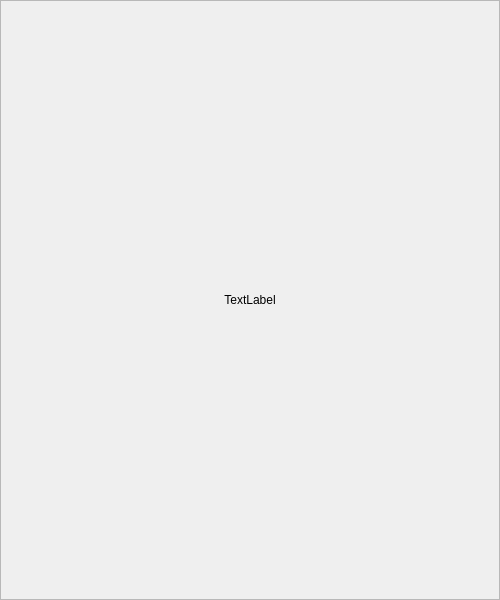
<?xml version="1.0" encoding="UTF-8"?>
<ui version="4.0">
 <class>note_dialog</class>
 <widget class="QDialog" name="note_dialog">
  <property name="geometry">
   <rect>
    <x>0</x>
    <y>0</y>
    <width>500</width>
    <height>600</height>
   </rect>
  </property>
  <property name="sizePolicy">
   <sizepolicy hsizetype="Fixed" vsizetype="Fixed">
    <horstretch>0</horstretch>
    <verstretch>0</verstretch>
   </sizepolicy>
  </property>
  <property name="maximumSize">
   <size>
    <width>500</width>
    <height>600</height>
   </size>
  </property>
  <property name="windowTitle">
   <string>Notatka</string>
  </property>
  <layout class="QGridLayout" name="gridLayout">
   <property name="leftMargin">
    <number>0</number>
   </property>
   <property name="topMargin">
    <number>0</number>
   </property>
   <property name="rightMargin">
    <number>0</number>
   </property>
   <property name="bottomMargin">
    <number>0</number>
   </property>
   <item row="0" column="0">
    <widget class="QScrollArea" name="scrollArea">
     <property name="sizePolicy">
      <sizepolicy hsizetype="MinimumExpanding" vsizetype="MinimumExpanding">
       <horstretch>0</horstretch>
       <verstretch>0</verstretch>
      </sizepolicy>
     </property>
     <property name="minimumSize">
      <size>
       <width>450</width>
       <height>550</height>
      </size>
     </property>
     <property name="horizontalScrollBarPolicy">
      <enum>Qt::ScrollBarAlwaysOff</enum>
     </property>
     <property name="widgetResizable">
      <bool>true</bool>
     </property>
     <property name="alignment">
      <set>Qt::AlignCenter</set>
     </property>
     <widget class="QWidget" name="scrollAreaWidgetContents">
      <property name="geometry">
       <rect>
        <x>0</x>
        <y>0</y>
        <width>498</width>
        <height>598</height>
       </rect>
      </property>
      <layout class="QGridLayout" name="gridLayout_2">
       <item row="0" column="0">
        <widget class="QLabel" name="label">
         <property name="sizePolicy">
          <sizepolicy hsizetype="Expanding" vsizetype="Expanding">
           <horstretch>0</horstretch>
           <verstretch>0</verstretch>
          </sizepolicy>
         </property>
         <property name="text">
          <string>TextLabel</string>
         </property>
         <property name="alignment">
          <set>Qt::AlignCenter</set>
         </property>
         <property name="wordWrap">
          <bool>true</bool>
         </property>
        </widget>
       </item>
      </layout>
     </widget>
    </widget>
   </item>
  </layout>
 </widget>
 <resources/>
 <connections/>
</ui>
